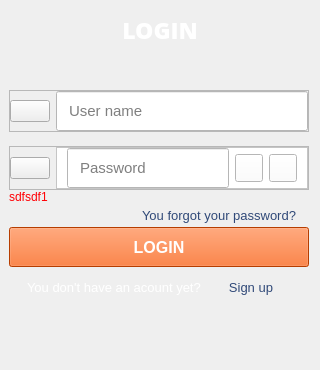
            <widget class="QWidget" name="login_page">
             <layout class="QVBoxLayout" name="verticalLayout_12">
              <property name="spacing">
               <number>25</number>
              </property>
              <property name="leftMargin">
               <number>0</number>
              </property>
              <property name="topMargin">
               <number>15</number>
              </property>
              <property name="rightMargin">
               <number>0</number>
              </property>
              <property name="bottomMargin">
               <number>0</number>
              </property>
              <item>
               <widget class="QLabel" name="label_2">
                <property name="maximumSize">
                 <size>
                  <width>16777215</width>
                  <height>30</height>
                 </size>
                </property>
                <property name="font">
                 <font>
                  <family>Open Sans ExtraBold</family>
                  <pointsize>17</pointsize>
                  <weight>75</weight>
                  <bold>true</bold>
                 </font>
                </property>
                <property name="styleSheet">
                 <string notr="true">color: rgb(255, 255, 255);</string>
                </property>
                <property name="text">
                 <string>LOGIN</string>
                </property>
                <property name="alignment">
                 <set>Qt::AlignCenter</set>
                </property>
               </widget>
              </item>
              <item>
               <widget class="QWidget" name="widget_3" native="true">
                <layout class="QVBoxLayout" name="verticalLayout_11">
                 <property name="spacing">
                  <number>0</number>
                 </property>
                 <property name="topMargin">
                  <number>20</number>
                 </property>
                 <property name="rightMargin">
                  <number>11</number>
                 </property>
                 <property name="bottomMargin">
                  <number>60</number>
                 </property>
                 <item>
                  <widget class="QWidget" name="widget_32" native="true">
                   <property name="maximumSize">
                    <size>
                     <width>16777215</width>
                     <height>62</height>
                    </size>
                   </property>
                   <layout class="QVBoxLayout" name="verticalLayout_10">
                    <property name="spacing">
                     <number>0</number>
                    </property>
                    <property name="leftMargin">
                     <number>0</number>
                    </property>
                    <property name="topMargin">
                     <number>0</number>
                    </property>
                    <property name="rightMargin">
                     <number>0</number>
                    </property>
                    <property name="bottomMargin">
                     <number>0</number>
                    </property>
                    <item>
                     <widget class="QFrame" name="frame_2">
                      <property name="frameShape">
                       <enum>QFrame::StyledPanel</enum>
                      </property>
                      <property name="frameShadow">
                       <enum>QFrame::Raised</enum>
                      </property>
                      <layout class="QHBoxLayout" name="horizontalLayout_2">
                       <property name="leftMargin">
                        <number>0</number>
                       </property>
                       <property name="topMargin">
                        <number>0</number>
                       </property>
                       <property name="rightMargin">
                        <number>0</number>
                       </property>
                       <property name="bottomMargin">
                        <number>0</number>
                       </property>
                       <item>
                        <widget class="QPushButton" name="pushButton_16">
                         <property name="layoutDirection">
                          <enum>Qt::LeftToRight</enum>
                         </property>
                         <property name="text">
                          <string/>
                         </property>
                         <property name="icon">
                          <iconset>
                           <normaloff>../icons/user-64.ico</normaloff>../icons/user-64.ico</iconset>
                         </property>
                         <property name="iconSize">
                          <size>
                           <width>25</width>
                           <height>25</height>
                          </size>
                         </property>
                        </widget>
                       </item>
                       <item>
                        <widget class="QLineEdit" name="username_login">
                         <property name="minimumSize">
                          <size>
                           <width>0</width>
                           <height>40</height>
                          </size>
                         </property>
                         <property name="font">
                          <font>
                           <pointsize>-1</pointsize>
                          </font>
                         </property>
                         <property name="styleSheet">
                          <string notr="true">background-color: rgb(255, 255, 255);
padding-left:10px;
padding-right:10px;
font-size: 15px</string>
                         </property>
                         <property name="placeholderText">
                          <string>User name</string>
                         </property>
                        </widget>
                       </item>
                      </layout>
                     </widget>
                    </item>
                    <item>
                     <widget class="QLabel" name="errors_5">
                      <property name="font">
                       <font>
                        <pointsize>9</pointsize>
                       </font>
                      </property>
                      <property name="styleSheet">
                       <string notr="true">color: rgb(255, 0, 4);</string>
                      </property>
                      <property name="text">
                       <string/>
                      </property>
                     </widget>
                    </item>
                   </layout>
                  </widget>
                 </item>
                 <item>
                  <widget class="QWidget" name="widget_33" native="true">
                   <property name="minimumSize">
                    <size>
                     <width>0</width>
                     <height>0</height>
                    </size>
                   </property>
                   <property name="maximumSize">
                    <size>
                     <width>16777215</width>
                     <height>62</height>
                    </size>
                   </property>
                   <layout class="QVBoxLayout" name="verticalLayout_13">
                    <property name="spacing">
                     <number>0</number>
                    </property>
                    <property name="leftMargin">
                     <number>0</number>
                    </property>
                    <property name="topMargin">
                     <number>0</number>
                    </property>
                    <property name="rightMargin">
                     <number>0</number>
                    </property>
                    <property name="bottomMargin">
                     <number>0</number>
                    </property>
                    <item>
                     <widget class="QFrame" name="frame">
                      <property name="maximumSize">
                       <size>
                        <width>16777215</width>
                        <height>45</height>
                       </size>
                      </property>
                      <property name="styleSheet">
                       <string notr="true"/>
                      </property>
                      <property name="frameShape">
                       <enum>QFrame::StyledPanel</enum>
                      </property>
                      <property name="frameShadow">
                       <enum>QFrame::Raised</enum>
                      </property>
                      <layout class="QHBoxLayout" name="horizontalLayout">
                       <property name="leftMargin">
                        <number>0</number>
                       </property>
                       <property name="topMargin">
                        <number>0</number>
                       </property>
                       <property name="rightMargin">
                        <number>0</number>
                       </property>
                       <property name="bottomMargin">
                        <number>0</number>
                       </property>
                       <item>
                        <widget class="QPushButton" name="pushButton_17">
                         <property name="text">
                          <string/>
                         </property>
                         <property name="icon">
                          <iconset>
                           <normaloff>../icons/key-3-64.ico</normaloff>../icons/key-3-64.ico</iconset>
                         </property>
                         <property name="iconSize">
                          <size>
                           <width>25</width>
                           <height>25</height>
                          </size>
                         </property>
                        </widget>
                       </item>
                       <item>
                        <widget class="QFrame" name="frame_3">
                         <property name="styleSheet">
                          <string notr="true">background-color: rgb(255, 255, 255);
padding-left:10px;
padding-right:10px;
font-size: 15px</string>
                         </property>
                         <property name="frameShape">
                          <enum>QFrame::StyledPanel</enum>
                         </property>
                         <property name="frameShadow">
                          <enum>QFrame::Raised</enum>
                         </property>
                         <layout class="QHBoxLayout" name="horizontalLayout_3">
                          <property name="leftMargin">
                           <number>0</number>
                          </property>
                          <property name="topMargin">
                           <number>0</number>
                          </property>
                          <property name="rightMargin">
                           <number>0</number>
                          </property>
                          <property name="bottomMargin">
                           <number>0</number>
                          </property>
                          <item>
                           <widget class="QLineEdit" name="password_login">
                            <property name="minimumSize">
                             <size>
                              <width>0</width>
                              <height>40</height>
                             </size>
                            </property>
                            <property name="styleSheet">
                             <string notr="true"/>
                            </property>
                            <property name="echoMode">
                             <enum>QLineEdit::Password</enum>
                            </property>
                            <property name="placeholderText">
                             <string>Password</string>
                            </property>
                           </widget>
                          </item>
                          <item>
                           <widget class="QPushButton" name="eye_on">
                            <property name="maximumSize">
                             <size>
                              <width>28</width>
                              <height>28</height>
                             </size>
                            </property>
                            <property name="text">
                             <string/>
                            </property>
                            <property name="icon">
                             <iconset resource="../../resources/resources.qrc">
                              <normaloff>:/UI/icons/eye.svg</normaloff>:/UI/icons/eye.svg</iconset>
                            </property>
                            <property name="iconSize">
                             <size>
                              <width>28</width>
                              <height>28</height>
                             </size>
                            </property>
                           </widget>
                          </item>
                          <item>
                           <widget class="QPushButton" name="pushButton">
                            <property name="maximumSize">
                             <size>
                              <width>28</width>
                              <height>28</height>
                             </size>
                            </property>
                            <property name="text">
                             <string/>
                            </property>
                            <property name="icon">
                             <iconset resource="../../resources/resources.qrc">
                              <normaloff>:/UI/icons/eye-off.svg</normaloff>:/UI/icons/eye-off.svg</iconset>
                            </property>
                            <property name="iconSize">
                             <size>
                              <width>28</width>
                              <height>28</height>
                             </size>
                            </property>
                           </widget>
                          </item>
                         </layout>
                        </widget>
                       </item>
                      </layout>
                     </widget>
                    </item>
                    <item>
                     <widget class="QLabel" name="errors_6">
                      <property name="font">
                       <font>
                        <pointsize>9</pointsize>
                       </font>
                      </property>
                      <property name="styleSheet">
                       <string notr="true">color: rgb(255, 0, 4);</string>
                      </property>
                      <property name="text">
                       <string>sdfsdf1</string>
                      </property>
                     </widget>
                    </item>
                   </layout>
                  </widget>
                 </item>
                 <item>
                  <widget class="QWidget" name="widget_34" native="true">
                   <property name="maximumSize">
                    <size>
                     <width>16777215</width>
                     <height>30</height>
                    </size>
                   </property>
                   <property name="font">
                    <font>
                     <pointsize>11</pointsize>
                    </font>
                   </property>
                   <layout class="QHBoxLayout" name="horizontalLayout_58">
                    <property name="topMargin">
                     <number>0</number>
                    </property>
                    <property name="bottomMargin">
                     <number>0</number>
                    </property>
                    <item alignment="Qt::AlignRight">
                     <widget class="QPushButton" name="ForgotPassword">
                      <property name="font">
                       <font>
                        <pointsize>10</pointsize>
                       </font>
                      </property>
                      <property name="cursor">
                       <cursorShape>PointingHandCursor</cursorShape>
                      </property>
                      <property name="styleSheet">
                       <string notr="true">color: rgb(48, 73, 120);</string>
                      </property>
                      <property name="text">
                       <string>You forgot your password?</string>
                      </property>
                      <property name="flat">
                       <bool>true</bool>
                      </property>
                     </widget>
                    </item>
                   </layout>
                  </widget>
                 </item>
                 <item>
                  <widget class="QWidget" name="widget_35" native="true">
                   <property name="maximumSize">
                    <size>
                     <width>16777215</width>
                     <height>50</height>
                    </size>
                   </property>
                   <layout class="QHBoxLayout" name="horizontalLayout_59">
                    <property name="leftMargin">
                     <number>0</number>
                    </property>
                    <property name="topMargin">
                     <number>0</number>
                    </property>
                    <property name="rightMargin">
                     <number>0</number>
                    </property>
                    <property name="bottomMargin">
                     <number>0</number>
                    </property>
                    <item>
                     <widget class="QPushButton" name="LoginBtn">
                      <property name="minimumSize">
                       <size>
                        <width>0</width>
                        <height>40</height>
                       </size>
                      </property>
                      <property name="font">
                       <font>
                        <pointsize>12</pointsize>
                        <weight>75</weight>
                        <bold>true</bold>
                       </font>
                      </property>
                      <property name="cursor">
                       <cursorShape>PointingHandCursor</cursorShape>
                      </property>
                      <property name="styleSheet">
                       <string notr="true">QPushButton{
	color: white;
	background-color: rgb(255, 85, 0);
}
QPushButton::hover{
	
	background-color: rgb(180, 60, 0);
}</string>
                      </property>
                      <property name="text">
                       <string>LOGIN</string>
                      </property>
                     </widget>
                    </item>
                   </layout>
                  </widget>
                 </item>
                 <item alignment="Qt::AlignHCenter">
                  <widget class="QWidget" name="widget_36" native="true">
                   <property name="maximumSize">
                    <size>
                     <width>16777215</width>
                     <height>50</height>
                    </size>
                   </property>
                   <layout class="QHBoxLayout" name="horizontalLayout_60">
                    <property name="spacing">
                     <number>7</number>
                    </property>
                    <property name="bottomMargin">
                     <number>11</number>
                    </property>
                    <item>
                     <layout class="QHBoxLayout" name="horizontalLayout_61">
                      <property name="spacing">
                       <number>10</number>
                      </property>
                      <item>
                       <widget class="QLabel" name="label_14">
                        <property name="font">
                         <font>
                          <pointsize>10</pointsize>
                         </font>
                        </property>
                        <property name="styleSheet">
                         <string notr="true">color: rgb(255, 255, 255);</string>
                        </property>
                        <property name="text">
                         <string>You don't have an acount yet?</string>
                        </property>
                       </widget>
                      </item>
                      <item alignment="Qt::AlignLeft">
                       <widget class="QPushButton" name="sign_up_link">
                        <property name="font">
                         <font>
                          <pointsize>10</pointsize>
                         </font>
                        </property>
                        <property name="cursor">
                         <cursorShape>PointingHandCursor</cursorShape>
                        </property>
                        <property name="styleSheet">
                         <string notr="true">color: rgb(48, 73, 120);</string>
                        </property>
                        <property name="text">
                         <string>Sign up</string>
                        </property>
                        <property name="flat">
                         <bool>true</bool>
                        </property>
                       </widget>
                      </item>
                     </layout>
                    </item>
                   </layout>
                  </widget>
                 </item>
                </layout>
               </widget>
              </item>
             </layout>
            </widget>
